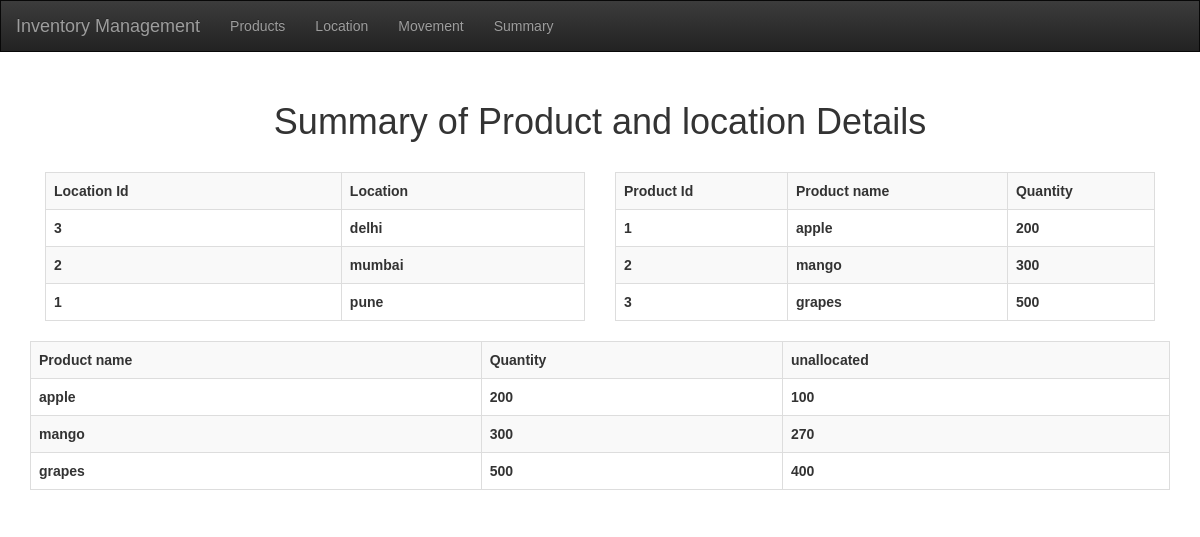
The page / on the database its author committed.
### app.py (models this page shows, shortened)
class Location(db.Model):
    location_id = db.Column(db.Integer, primary_key=True)
    location = db.Column(db.String, nullable=False)

class Product(db.Model):
    product_id = db.Column(db.Integer, primary_key=True)
    product_name = db.Column(db.String, nullable=False)
    Quantity = db.Column(db.Integer , default=0)
    unallocted = db.Column(db.Integer)

### app.py (the view)
@app.route("/")
def Summary():
    msg=None
    conn = sqlite3.connect('test.db')
    cur = conn.cursor()
    try:
        cur.execute(QueryDic['location'])
        location_info = cur.fetchall()
        cur.execute(QueryDic['product'])
        product_info = cur.fetchall()
        cur.execute(QueryDic['unallocate'])
        unallocation_info = cur.fetchall()
    except sqlite3.Error as e:
        msg = f"An error occurred: {e.args[0]}"
    if msg:
        print(msg)
    return render_template("summary.html", loc=location_info, prod= product_info, unallocate= unallocation_info)

### template/summary.html (shortened to what this page needs)
{% extends 'base.html'%}
{% block body %}
<div class="container">
    <h1 class="headerStyle">Summary of Product and location Details</h1>
  <div class="col-md-6">
    {% if loc|length < 1 %}
          <h4 class="headerStyle"> There is no location added to system.</h4>
          {% else %}
          <table class="table table-striped table-bordered">
            <tr>
                <th>
                    Location Id
                  </th>
                  <th>
                    Location
                  </th>
            </tr>
            {% for l in loc %}
            <tr>
              <th>
                {{l[0]}}</th>
              <th>{{l[1]}}</th>
            </tr>
            {% endfor %}
          </table>
        {% endif %}
  </div>
  <div class="col-md-6">
        {% if prod|length < 1 %}
        <h4 class="headerStyle">There is no product added to system.</h4>
        {% else %}
        <table class="table table-striped table-bordered">
        <tr>
            <th>
                Product Id
              </th>
              <th>
                Product name
              </th>
              <th>
                  Quantity
              </th>
        </tr>
        {% for p in prod %}
        <tr>
          <th>
            {{p[0]}}</th>
          <th>{{p[1]}}</th>
          <th>{{p[2]}}</th>
        </tr>
        {% endfor %}
        </table>
        {% endif %}
</div>
{% if unallocate|length < 1 %}
<h4 class="headerStyle">There is no product added to system.</h4>
{% else %}
<table class="table table-striped table-bordered">
 <tr>
    <th>
            Product name
      </th>
      <th>
            Quantity
        </th>
      <th>
           unallocated
      </th>
 </tr>
 {% for a in unallocate %}
 <tr>
   <th>
     {{a[0]}}</th>
   <th>{{a[1]}}</th>
   <th>{{a[2]}}</th>
 </tr>
 {% endfor %}
</table>
{% endif %}
{% endblock %}

### static/css/main.css (style rules this page uses)
body { margin: 0; font-family: sans-serif; }
.headerStyle { text-align: center; margin: 30px; }

### rows shown on the page
Location: location_id "3", location "delhi"
Location: location_id "2", location "mumbai"
Location: location_id "1", location "pune"
Product: product_id "1", product_name "apple", Quantity "200", unallocted "100"
Product: product_id "2", product_name "mango", Quantity "300", unallocted "270"
Product: product_id "3", product_name "grapes", Quantity "500", unallocted "400"
